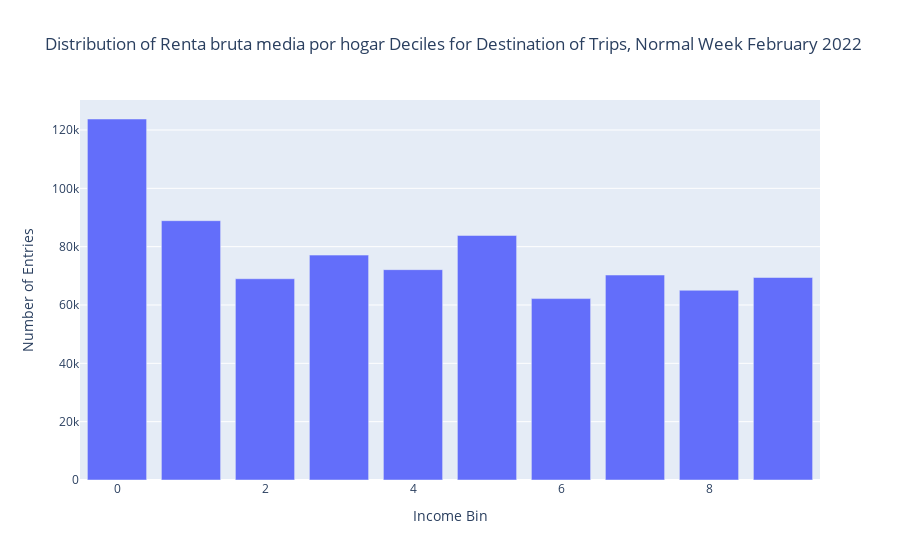

Here is the notebook cell this chart was saved with:
### Code cell
fig = px.bar(
    x=bin_counts.index,  # The 'Income Bin' values
    y=bin_counts.values,  # The 'Number of Entries' values
    labels={'x': 'Income Bin', 'y': 'Number of Entries'},
    title=f'Distribution of {var_of_interest} Deciles for Destination of Trips, Normal Week February 2022'
)

fig.show()

### Figure 1 — Plotly figure (JSON) as saved in the notebook; plotly's stock layout.template omitted (floating-point values rounded to 4 significant figures)
{"data": [{"alignmentgroup": "True", "hovertemplate": "Income Bin=%{x}<br>Number of Entries=%{y}<extra></extra>", "legendgroup": "", "marker": {"color": "#636efa", "pattern": {"shape": ""}}, "name": "", "offsetgroup": "", "orientation": "v", "showlegend": false, "textposition": "auto", "type": "bar", "x": [0, 1, 2, 3, 4, 5, 6, 7, 8, 9], "xaxis": "x", "y": [123773, 88912, 68996, 77101, 72116, 83844, 62199, 70277, 65050, 69429], "yaxis": "y"}], "layout": {"barmode": "relative", "legend": {"tracegroupgap": 0}, "title": {"text": "Distribution of Renta bruta media por hogar Deciles for Destination of Trips, Normal Week February 2022"}, "xaxis": {"anchor": "y", "domain": [0, 1], "title": {"text": "Income Bin"}}, "yaxis": {"anchor": "x", "domain": [0, 1], "title": {"text": "Number of Entries"}}}}
